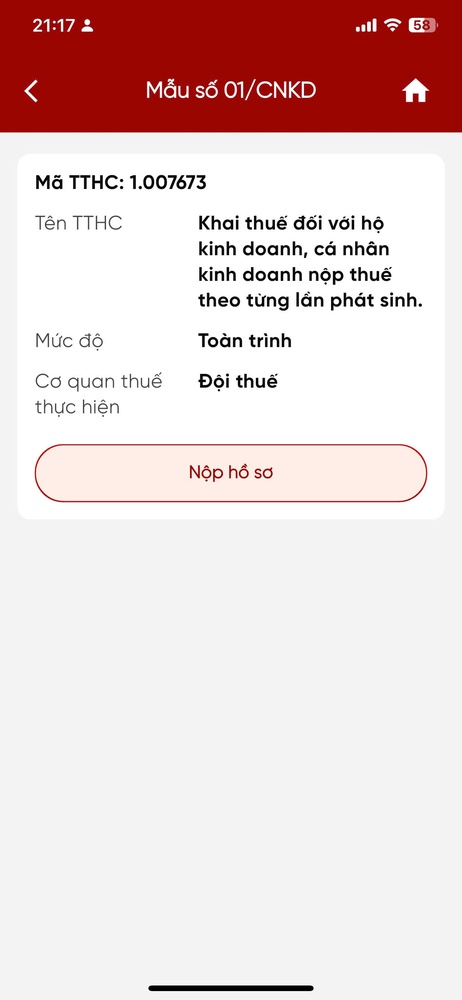
#> input picture src/assets/screens/_20251215_10.jpg, 462 x 1000 px, shrunk from 1242 x 2688 before the run; its folder holds only this picture in this run
$ python process_images.py   (older library calls are emulated)
#> lines starting #> are read from the running program, lines starting #| are printed output that depends on the picture; after the words box and inside, x2 and y2 are one past the last pixel; in counts of white or black regions, pixels touching at a corner belong together
#!/usr/bin/env python3
"""
Enhanced Automated Screenshot-to-PWA Prototype Framework - Image Processing Script

Complete automation for:
1. Filename normalization (removes timestamps/hashes, keeps concise names)
2. Advanced status bar removal (inpainting preserves background patterns)
3. Feature-based image grouping (ORB/SIFT for robust similarity)
4. Scrollable vs static screen classification
5. Batch processing for large image sets (70-100+ images)
6. Comprehensive logging and error handling

Usage: python scripts/process_images.py
"""

import os
import re
import json
import shutil
import time
from pathlib import Path
from typing import List, Dict, Tuple, Optional, Set
import cv2
import numpy as np
from PIL import Image
import logging

class EnhancedImageProcessor:
    def __init__(self, screens_dir: str = "src/assets/screens", batch_size: int = 15):
        self.screens_dir = Path(screens_dir)
        self.backup_dir = self.screens_dir / "backup"
        self.batch_size = batch_size
        self.processed_data = []

        # Setup logging
        logging.basicConfig(
            level=logging.INFO,
            format='%(asctime)s - %(levelname)s - %(message)s',
            handlers=[
                logging.FileHandler(self.screens_dir / "processing.log"),
                logging.StreamHandler()
            ]
        )
        self.logger = logging.getLogger(__name__)

        # Create backup directory
        self.backup_dir.mkdir(exist_ok=True)

        # Initialize feature detector
        self.orb = cv2.ORB_create(nfeatures=500)
        self.bf = cv2.BFMatcher(cv2.NORM_HAMMING, crossCheck=True)

    def normalize_filename(self, filename: str) -> str:
        """
        Enhanced filename normalization: removes timestamps, hashes, keeps meaningful names.
        """
        stem = Path(filename).stem

        # Remove timestamp patterns: _20251215_, _20240101_123456_, etc.
        stem = re.sub(r'_20\d{2}[01]\d[0-3]\d_', '_', stem)
        stem = re.sub(r'_20\d{6}_\d+', '_', stem)

        # Remove long hash-like strings (10+ chars of mixed alphanum)
        stem = re.sub(r'[a-zA-Z0-9]{10,}', '', stem)

        # Remove special characters except underscores and letters
        stem = re.sub(r'[^a-zA-Z0-9_]', '', stem)

        # Clean multiple underscores
        stem = re.sub(r'_+', '_', stem).strip('_')

        # Remove leading/trailing numbers
        stem = re.sub(r'^[0-9_]*', '', stem)
        stem = re.sub(r'[0-9_]*$', '', stem)

        # Ensure not empty
        if not stem:
            stem = "screen"

        return stem.lower() + ".jpg"

    def detect_status_bar_region(self, image: np.ndarray) -> Tuple[int, int]:
        """
        Detect status bar region using edge detection and text analysis.
        Returns (start_y, end_y) of status bar area.
        """
        height, width = image.shape[:2]
        gray = cv2.cvtColor(image, cv2.COLOR_BGR2GRAY)

        # Look for high-contrast horizontal bands (typical status bar)
        # Status bars usually have distinct color changes
        sobel_y = cv2.Sobel(gray, cv2.CV_64F, 0, 1, ksize=3)
        sobel_y = cv2.convertScaleAbs(sobel_y)

        # Find regions with high vertical gradients (status bar borders)
        threshold = np.mean(sobel_y) + np.std(sobel_y)
        edges = (sobel_y > threshold).astype(np.uint8) * 255

        # Look at bottom 20% for status bar
        bottom_region = edges[int(height * 0.8):, :]
        horizontal_projection = np.sum(bottom_region, axis=1)

        # Find peaks in horizontal projection (status bar boundaries)
        peaks = []
        for i in range(10, len(horizontal_projection) - 10):
            if (horizontal_projection[i] > horizontal_projection[i-5:i].mean() * 1.5 and
                horizontal_projection[i] > horizontal_projection[i+1:i+6].mean() * 1.5):
                peaks.append(i + int(height * 0.8))

        if len(peaks) >= 2:
            # Assume status bar is the last significant region
            status_start = max(peaks[-2], int(height * 0.85))
            status_end = height
        else:
            # Fallback: assume bottom 15% or 100px
            status_start = height - min(100, int(height * 0.15))
            status_end = height

        return status_start, status_end

    # [31 lines left out: function create_text_mask, not called in this run]

    def inpaint_status_bar(self, image: np.ndarray) -> np.ndarray:
        """
        Advanced status bar removal using inpainting to preserve background patterns.
        """
        height, width = image.shape[:2]

        # Detect status bar region
        status_start, status_end = self.detect_status_bar_region(image)
        status_height = status_end - status_start

        if status_height < 20:  # Too small to be status bar
            return image

        self.logger.info(f"  🔍 Detected status bar: y={status_start}-{status_end} ({status_height}px)")

        # Extract status bar region
        status_region = image[status_start:status_end, :, :].copy()

        # Create text/icon mask
        text_mask = self.create_text_mask(image, status_region)
        text_pixels = np.sum(text_mask > 0)

        self.logger.info(f"  📝 Detected {text_pixels} text/icon pixels to inpaint")

        if text_pixels < 100:  # Not enough text detected
            self.logger.warning("  ⚠️ Insufficient text detected, skipping inpainting")
            return image

        # Create full-size mask for inpainting
        full_mask = np.zeros((height, width), dtype=np.uint8)
        full_mask[status_start:status_end, :] = text_mask

        # Apply inpainting to preserve background patterns
        try:
            inpainted = cv2.inpaint(image, full_mask, inpaintRadius=3, flags=cv2.INPAINT_TELEA)
            self.logger.info("  ✅ Inpainting completed successfully")
            return inpainted
        except Exception as e:
            self.logger.error(f"  ❌ Inpainting failed: {e}")
            # Fallback: simple fill with sampled background
            return self.fallback_status_bar_removal(image, status_start, status_end)

    # [24 lines left out: function fallback_status_bar_removal, not called in this run]

    def extract_features(self, image: np.ndarray) -> Tuple[np.ndarray, np.ndarray]:
        """
        Extract ORB features and descriptors from image.
        """
        gray = cv2.cvtColor(image, cv2.COLOR_BGR2GRAY)
        keypoints, descriptors = self.orb.detectAndCompute(gray, None)

        if descriptors is None:
            # Fallback: return histogram features
            hist = cv2.calcHist([image], [0, 1, 2], None, [8, 8, 8],
                              [0, 256, 0, 256, 0, 256])
            hist = cv2.normalize(hist, hist).flatten()
            return np.array([]), hist.reshape(1, -1)

        return keypoints, descriptors

    # [87 lines left out: functions calculate_feature_similarity, calculate_histogram_similarity, is_scrollable_screen, not called in this run]

    def group_related_images(self, images: Dict[str, np.ndarray]) -> Dict[str, List[str]]:
        """
        Enhanced grouping using feature matching for better accuracy.
        """
        groups = {}
        processed: Set[str] = set()

        for filename, image in images.items():
            if filename in processed:
                continue

            group_name = Path(filename).stem
            group = [filename]
            processed.add(filename)

            # Extract features for this image
            _, desc1 = self.extract_features(image)

            # Find similar images
            for other_filename, other_image in images.items():
                if other_filename in processed:
                    continue

                _, desc2 = self.extract_features(other_image)

                # Calculate similarity
                if desc1.size > 0 and desc2.size > 0:
                    similarity = self.calculate_feature_similarity(desc1, desc2)
                else:
                    similarity = self.calculate_histogram_similarity(image, other_image)

                # Group threshold: lower for feature matching
                if similarity > 0.3:
                    group.append(other_filename)
                    processed.add(other_filename)

            groups[group_name] = group

        return groups

    def process_image_batch(self, image_batch: Dict[str, np.ndarray]) -> Dict[str, np.ndarray]:
        """
        Process a batch of images with status bar removal.
        """
        processed = {}

        for filename, image in image_batch.items():
            try:
                self.logger.info(f"🔄 Processing: {filename} ({image.shape})")

                # Apply advanced status bar inpainting
                cleaned_image = self.inpaint_status_bar(image)

                # Normalize filename
                new_filename = self.normalize_filename(filename)

                # Handle duplicates
                counter = 1
                original_name = new_filename
                while new_filename in processed:
                    name_part = Path(original_name).stem
                    ext = Path(original_name).suffix
                    new_filename = f"{name_part}_{counter}{ext}"
                    counter += 1

                processed[new_filename] = cleaned_image

                self.logger.info(f"  ✅ Processed: {filename} -> {new_filename}")

            except Exception as e:
                self.logger.error(f"  ❌ Failed to process {filename}: {e}")
                # Keep original on failure
                processed[filename] = image

        return processed

    def load_images_batch(self, image_files: List[Path], start_idx: int, batch_size: int) -> Dict[str, np.ndarray]:
        """
        Load a batch of images to avoid memory issues.
        """
        batch = {}
        end_idx = min(start_idx + batch_size, len(image_files))

        for i in range(start_idx, end_idx):
            img_file = image_files[i]
            try:
                img = cv2.imread(str(img_file))
                if img is not None:
                    batch[img_file.name] = img
                    self.logger.info(f"✅ Loaded: {img_file.name}")
                else:
                    self.logger.warning(f"❌ Failed to load: {img_file.name}")
            except Exception as e:
                self.logger.error(f"❌ Error loading {img_file.name}: {e}")

        return batch

    def process_all_images(self) -> Dict[str, int]:
        """
        Main batched processing pipeline with comprehensive logging.
        """
        self.logger.info("🚀 Starting enhanced automated image processing...")

        # Get all image files
        image_extensions = {'.jpg', '.jpeg', '.png', '.bmp'}
        image_files = [
            f for f in self.screens_dir.iterdir()
            if f.is_file() and f.suffix.lower() in image_extensions
        ]

        if not image_files:
            self.logger.error("❌ No image files found in screens directory")
            return {}

        self.logger.info(f"📁 Found {len(image_files)} images to process")

        # Step 1: Backup all original images
        self.logger.info("💾 Creating backup of original images...")
        for img_file in image_files:
            dst = self.backup_dir / img_file.name
            shutil.copy2(img_file, dst)
        self.logger.info(f"✅ Backup completed: {len(image_files)} files")

        # Step 2: Process images in batches
        all_processed_images = {}
        total_batches = (len(image_files) + self.batch_size - 1) // self.batch_size

        for batch_idx in range(total_batches):
            start_idx = batch_idx * self.batch_size
            self.logger.info(f"🔄 Processing batch {batch_idx + 1}/{total_batches} "
                           f"(images {start_idx + 1}-{min(start_idx + self.batch_size, len(image_files))})")

            # Load batch
            batch_images = self.load_images_batch(image_files, start_idx, self.batch_size)

            # Process batch
            processed_batch = self.process_image_batch(batch_images)

            # Save processed images
            for filename, image in processed_batch.items():
                output_path = self.screens_dir / filename
                cv2.imwrite(str(output_path), image)
                all_processed_images[filename] = image

            self.logger.info(f"✅ Batch {batch_idx + 1} completed: {len(processed_batch)} images")

        # Step 3: Group all processed images
        self.logger.info("🔗 Grouping related images using feature matching...")
        groups = self.group_related_images(all_processed_images)
        self.logger.info(f"📊 Created {len(groups)} groups from {len(all_processed_images)} images")

        # Step 4: Generate screens.json
        self.logger.info("📝 Generating screens.json...")
        screens_data = []
        stats = {"static": 0, "scrollable": 0}

        for group_name, filenames in groups.items():
            group_size = len(filenames)

            if group_size == 1:
                # Single static screen
                filename = filenames[0]
                screen_data = {
                    "src": f"assets/screens/{filename}",
                    "id": Path(filename).stem,
                    "type": "static"
                }
                screens_data.append(screen_data)
                stats["static"] += 1
                self.logger.info(f"  📄 Static: {filename}")

            else:
                # Multiple images - analyze for scrollable
                sample_image = all_processed_images[filenames[0]]
                other_images = [all_processed_images[f] for f in filenames[1:]]

                is_scrollable = self.is_scrollable_screen(sample_image, other_images, group_size)

                if is_scrollable:
                    screen_data = {
                        "src": f"assets/screens/{filenames[0]}",
                        "id": group_name,
                        "type": "scrollable",
                        "images": [f"assets/screens/{f}" for f in filenames],
                        "pinnedHeaderHeight": "15%"
                    }
                    stats["scrollable"] += 1
                    self.logger.info(f"  📜 Scrollable: {group_name} ({group_size} images)")
                else:
                    # Multiple static screens
                    for filename in filenames:
                        screen_data = {
                            "src": f"assets/screens/{filename}",
                            "id": f"{group_name}_{Path(filename).stem}",
                            "type": "static"
                        }
                        screens_data.append(screen_data)
                        stats["static"] += 1
                    self.logger.info(f"  📄 Multiple static: {group_name} ({group_size} images)")

        # Save screens.json
        screens_json_path = self.screens_dir / "screens.json"
        with open(screens_json_path, 'w', encoding='utf-8') as f:
            json.dump(screens_data, f, indent=2, ensure_ascii=False)

        self.logger.info("✅ Processing complete!")
        self.logger.info(f"📊 Generated {len(screens_data)} screen configurations")
        self.logger.info(f"📈 Stats: {stats['static']} static, {stats['scrollable']} scrollable screens")
        self.logger.info(f"💾 Backup saved to: {self.backup_dir}")
        self.logger.info(f"📄 screens.json saved to: {screens_json_path}")

        return stats

def main():
    """Main entry point with enhanced processing."""
    print("🎯 Enhanced Screenshot-to-PWA Prototype Framework - Automated Image Processor")
    print("=" * 80)

    start_time = time.time()

    processor = EnhancedImageProcessor(batch_size=15)  # Process 15 images at a time
    stats = processor.process_all_images()
#> in load_images_batch, img is the input picture: shape (1000, 462, 3); mean B, G, R 210.1, 211, 231
#> in process_all_images, `batch_images = self.load_images_batch(image_files, start_idx, self.bat..`: batch_images = 1 item
#> the loop in process_image_batch, `for filename, image in image_batch.items():` made 1 pass
#> (filename, status_height in inpaint_status_bar) on pass 1: ('_20251215_10.jpg', 15)
#> pass 1, in detect_status_bar_region, `gray = cv2.cvtColor(image, cv2.COLOR_BGR2GRAY)`:
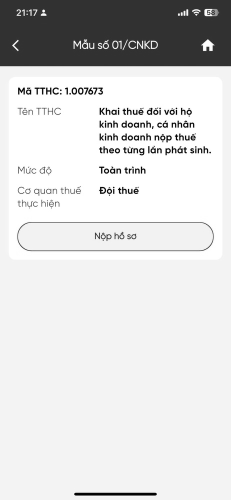
#> gray: shape (1000, 462) (shown at 1/2 size); min 0, max 255, mean 216.9
#> pass 1, in detect_status_bar_region, `sobel_y = cv2.Sobel(gray, cv2.CV_64F, 0, 1, ksize=3)`:
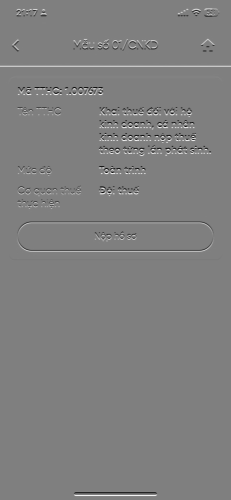
#> sobel_y: shape (1000, 462) float64 (shown at 1/2 size); min -1020, max 1020, mean 1.6; drawn with min black and max white
#> pass 1, in detect_status_bar_region, `sobel_y = cv2.convertScaleAbs(sobel_y)`:
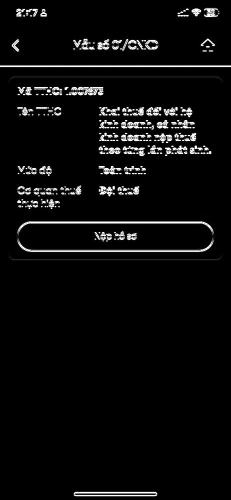
#> sobel_y: shape (1000, 462) (shown at 1/2 size); min 0, max 255, mean 11.4
#> pass 1, in detect_status_bar_region, `edges = (sobel_y > threshold).astype(np.uint8) * 255`:
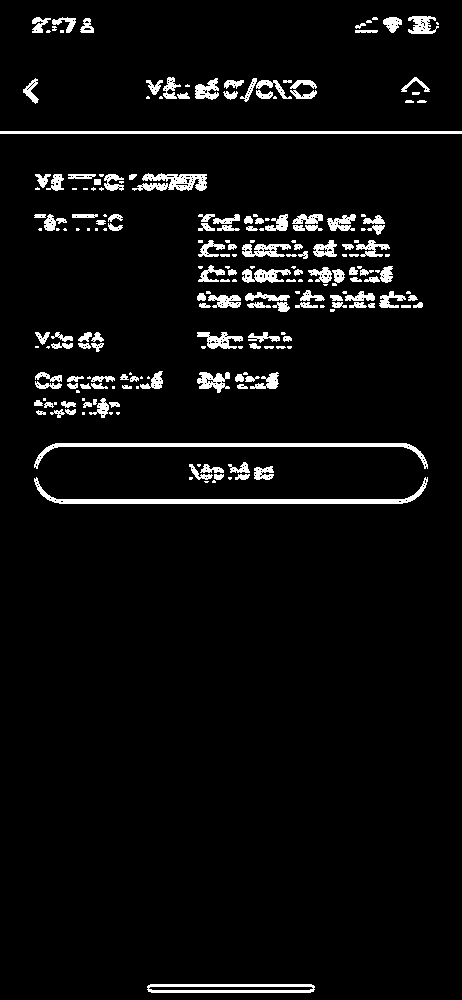
#> edges: shape (1000, 462); 4.9% white; 221 white regions (80 under 20 px), largest, box (x1, y1, x2, y2) and area: (34, 477, 428, 504) 2021, (34, 443, 428, 469) 1681, (0, 131, 462, 134) 1386
#> the loop in process_all_images, `for filename, image in processed_batch.items():` made 1 pass
#> filename on pass 1: 'screen.jpg'
#> the loop in group_related_images, `for filename, image in images.items():` made 1 pass
#> after the loop in group_related_images, `for filename, image in images.items():`: groups = {'screen': ['screen.jpg']}; processed = 1 item
#> in process_all_images, `groups = self.group_related_images(all_processed_images)`: groups = {'screen': ['screen.jpg']}
#> the loop in process_all_images, `for group_name, filenames in groups.items():` made 1 pass
#> (group_name, filenames, group_size) on pass 1: ('screen', ['screen.jpg'], 1)
#> after the loop in process_all_images, `for group_name, filenames in groups.items():`: screens_data = 1 item; stats = {'static': 1, 'scrollable': 0}
#> stats = {'static': 1, 'scrollable': 0}

    elapsed_time = time.time() - start_time
    print(f"\n⏱️ Processing completed in {elapsed_time:.1f} seconds")
    print(f"📊 Final stats: {stats.get('static', 0)} static, {stats.get('scrollable', 0)} scrollable screens")
#| 📊 Final stats: 1 static, 0 scrollable screens
    print("\n🎉 All done! Your screenshots are fully processed and ready for PWA prototyping.")

if __name__ == "__main__":
    main()

$ run again, on src/assets/screens/_20251215_14.jpg
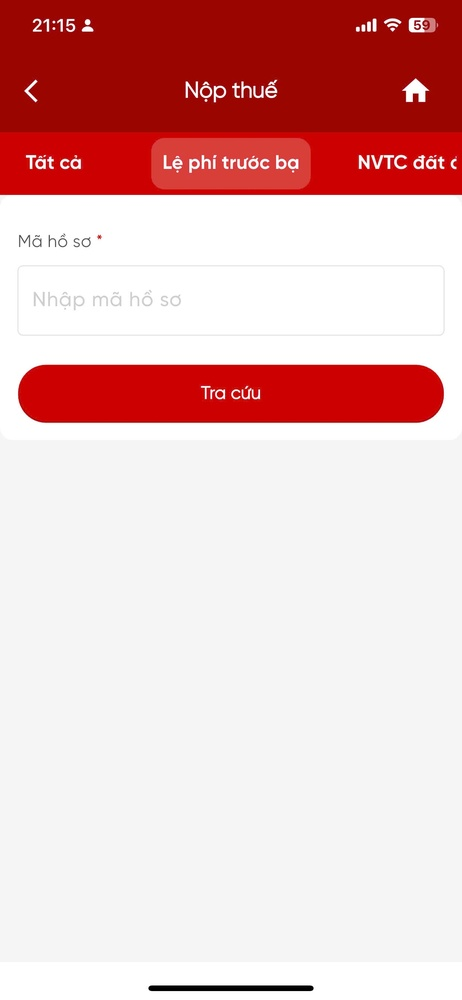
#> input picture src/assets/screens/_20251215_14.jpg, 462 x 1000 px, shrunk from 1242 x 2688 before the run
#> in load_images_batch, img is the input picture: shape (1000, 462, 3); mean B, G, R 189.1, 189.7, 230.2
#> batch_images = 1 item
#> the loop in process_image_batch, `for filename, image in image_batch.items():` made 1 pass
#> (filename, status_height in inpaint_status_bar) on pass 1: ('_20251215_14.jpg', 15)
#> pass 1, in detect_status_bar_region, `sobel_y = cv2.convertScaleAbs(sobel_y)`:
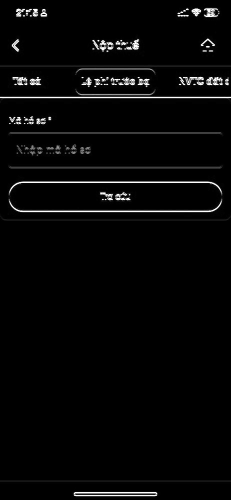
#> sobel_y: shape (1000, 462) (shown at 1/2 size); min 0, max 255, mean 6.9
#> pass 1, in detect_status_bar_region, `edges = (sobel_y > threshold).astype(np.uint8) * 255`:
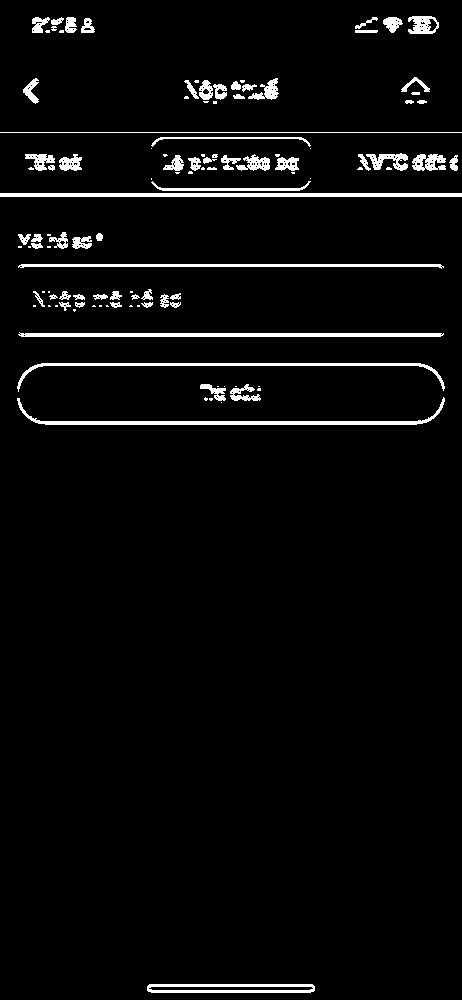
#> edges: shape (1000, 462); 3.8% white; 113 white regions (45 under 20 px), largest, box (x1, y1, x2, y2) and area: (0, 193, 462, 197) 1848, (17, 397, 445, 425) 1740, (18, 332, 444, 337) 1690
#> the loop in process_all_images, `for filename, image in processed_batch.items():` made 1 pass
#> filename on pass 1: 'screen.jpg'
#> the loop in group_related_images, `for filename, image in images.items():` made 1 pass
#> after the loop in group_related_images, `for filename, image in images.items():`: groups = {'screen': ['screen.jpg']}; processed = 1 item
#> in process_all_images, `groups = self.group_related_images(all_processed_images)`: groups = {'screen': ['screen.jpg']}
#> the loop in process_all_images, `for group_name, filenames in groups.items():` made 1 pass
#> (group_name, filenames, group_size) on pass 1: ('screen', ['screen.jpg'], 1)
#> after the loop in process_all_images, `for group_name, filenames in groups.items():`: screens_data = 1 item; stats = {'static': 1, 'scrollable': 0}
#| 📊 Final stats: 1 static, 0 scrollable screens
